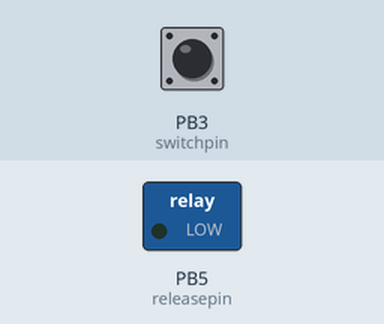
This sketch was run on a simulated ATtiny85, built with avr-gcc and run on an emulated ATtiny85. Parts: switched loads named in the sketch (green lamp = pin HIGH). The test bench sets the inputs (shaded band); at power-on: PB3 (switchpin) HIGH.

Above: at 1.2 s.
1.3 s: PB3 (switchpin) pulled LOW for 0.15 s
At 2.0 s:
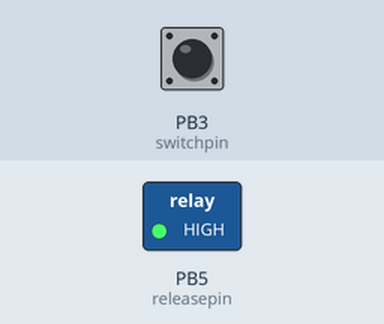
3.8 s: PB3 (switchpin) pulled LOW for 3.2 s
At 8.7 s:
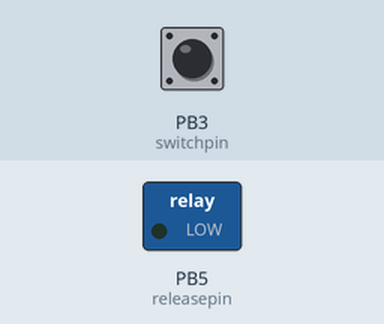
Timing chart, 0 to 10.2 s (numbered marks = the images above; inputs shaded):
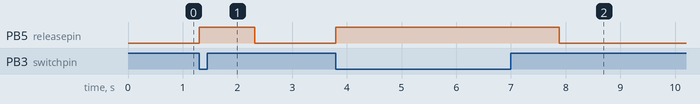

Measured:
- after the input at 1.3 s, PB5 (releasepin): LOW → HIGH at once, → LOW 1.0 s later
- after the input at 3.8 s, PB5 (releasepin): LOW → HIGH at once, → LOW 4.1 s later

The sketch:

Car_Headlight_Flasher.ino
```cpp
int releasepin=5, connectpin=6, switchpin=3;

void setup() {
  // put your setup code here, to run once:
pinMode(releasepin,OUTPUT);
pinMode(connectpin,OUTPUT);
pinMode(switchpin,INPUT_PULLUP);
}

void loop() {
  // put your main code here, to run repeatedly:
if(digitalRead(switchpin)==LOW)
{
digitalWrite(releasepin,HIGH);
delay(20);
digitalWrite(connectpin,HIGH);
delay(700);
digitalWrite(connectpin,LOW);
delay(300);
}
else
digitalWrite(releasepin, LOW);
}
```
